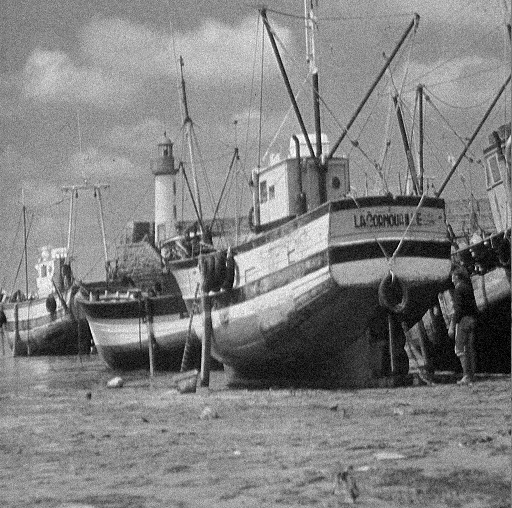
%> input picture Tutorials/Spatial Filtering and Morphological Processing/Noisy 1.jpg, 512 x 508 px
$ octave RemoveNoiseUsingMedianFilter.m   (GNU Octave 9; MATLAB toolbox functions it lacks are replaced by stand-ins)
%> lines starting %> are read from the running program, lines starting %| are printed output that depends on the picture
% Read the noisy images
noisy_img1 = imread('Noisy 1.jpg');
%> noisy_img1 is the input picture: size 508x512x3 uint8; min 0, max 255, mean 129.7
noisy_img2 = imread('Noisy 2.jpg');
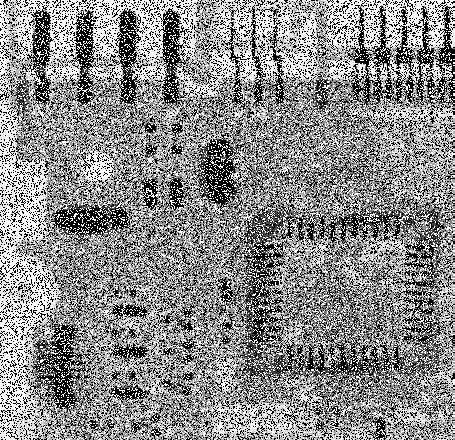
%> input picture Tutorials/Spatial Filtering and Morphological Processing/Noisy 2.jpg, 455 x 440 px
%> noisy_img2 is the input picture: size 440x455 uint8; min 0, max 255, mean 138.2
% Convert to grayscale if images are RGB
if size(noisy_img1, 3) == 3
    noisy_img1 = rgb2gray(noisy_img1);
%> noisy_img1: size 508x512 uint8
end
if size(noisy_img2, 3) == 3
    noisy_img2 = rgb2gray(noisy_img2);
end
% Remove noise using median filtering
denoised_img1 = medfilt2(noisy_img1);
denoised_img2 = medfilt2(noisy_img2);
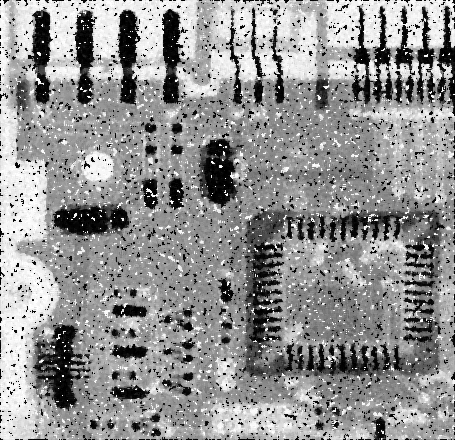
%> denoised_img2: size 440x455 uint8; min 0, max 255, mean 145.7
% Display the original and denoised images figure;
subplot(2, 2, 1); imshow(noisy_img1);
title('Noisy Image 1');  subplot(2, 2, 2);
imshow(denoised_img1);
title('Denoised Image 1');
subplot(2, 2, 3); imshow(noisy_img2);
title('Noisy Image 2');
subplot(2, 2, 4);
imshow(denoised_img2);
title('Denoised Image 2');
